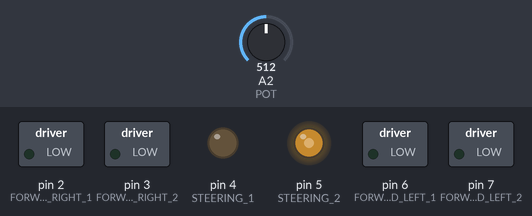
The sketch below on a simulated Arduino Uno, built with avr-gcc and run on an emulated ATmega328P. Shown: switched loads named in the sketch (green lamp = pin HIGH), output pins drawn as LEDs (lit = HIGH). The test bench sets the inputs (shaded band); at power-on: A2 (POT) = 512.

Above: at 1.2 s.
1.3 s: A2 (POT) set to 418
2.8 s: A2 (POT) set to 400
At 4.0 s:
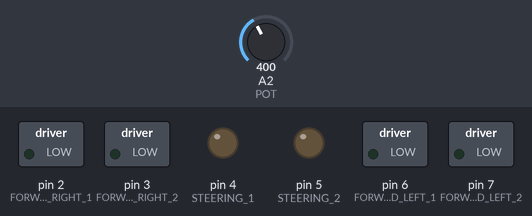
4.3 s: A2 (POT) set to 306
At 5.3 s:
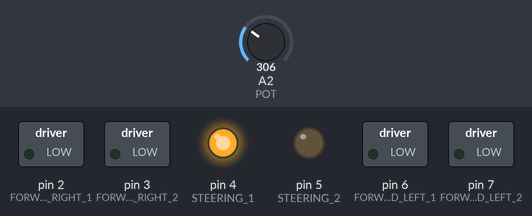
5.8 s: A2 (POT) set to 511
At 6.4 s:
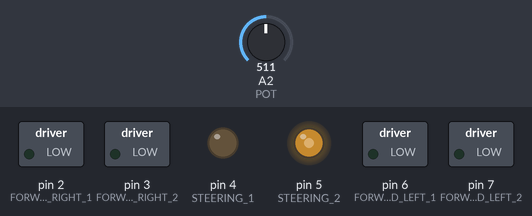
7.3 s: A2 (POT) set to 122
At 7.6 s:
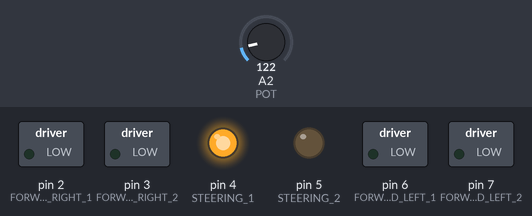
Timing chart, 0 to 9.8 s (numbered marks = the images above; inputs shaded):
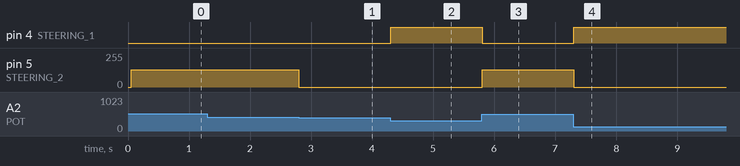

The sketch:

driving.ino
```cpp
// 최대 입력 문자 수
const unsigned int MAX_INPUT = 15;

// 핀 번호 변수
const int STEERING_1 = 4;
const int STEERING_2 = 5;
const int FORWARD_RIGHT_1 = 2;
const int FORWARD_RIGHT_2 = 3;
const int FORWARD_LEFT_1 = 6;
const int FORWARD_LEFT_2 =7;
const int POT = A2;

// 조향 속도 상수
const int STEERING_SPEED = 128;

// 가변저항 값 범위
const int resistance_most_left = 300;
const int resistance_most_right = 500;

// 조향 최대 단계 수 (한 쪽 기준)
const int MAX_STEERING_STEP = 5;

// 제어 상태 변수
int angle = 0, resistance = 0, mapped_resistance = 0;
int left_speed = 0, right_speed = 0;

// 명령 주기 제한 변수
unsigned long lastCommandTime = 0; // 마지막 명령 처리 시간
const unsigned int COMMAND_INTERVAL = 50; // 명령 처리 간 최소 대기 시간(ms)

// 통신 워치독 변수: 일정 시간 내 유효 명령이 없으면(노드 크래시/USB 분리 등) 차량을 정지시킨다.
unsigned long lastValidCommandTime = 0; // 마지막으로 유효 명령을 받은 시간
const unsigned int COMMAND_TIMEOUT = 500; // 이 시간(ms) 내 명령이 없으면 정지

// 함수 선언
void steerRight();
void steerLeft();
void maintainSteering();
void setLeftMotorSpeed(int speed);
void setRightMotorSpeed(int speed);
void processIncomingByte(const byte inByte);
void processData(const char *data);

void setup() {
    Serial.begin(115200);

    // 핀 모드 설정
    pinMode(POT, INPUT);
    pinMode(STEERING_1, OUTPUT);
    pinMode(STEERING_2, OUTPUT);
    pinMode(FORWARD_RIGHT_1, OUTPUT);
    pinMode(FORWARD_RIGHT_2, OUTPUT);
    pinMode(FORWARD_LEFT_1, OUTPUT);
    pinMode(FORWARD_LEFT_2, OUTPUT);

    lastValidCommandTime = millis();
}

void loop() {
    // 현재 시간 가져오기
    unsigned long currentTime = millis();

    // 직렬 데이터 처리
    while (Serial.available() > 0) {
        processIncomingByte(Serial.read());
    }

    // 통신 워치독: 지정 시간 내 유효 명령이 없으면 안전을 위해 속도를 0으로 강제한다.
    if (currentTime - lastValidCommandTime > COMMAND_TIMEOUT) {
        left_speed = 0;
        right_speed = 0;
    }

    // 일정 시간 간격으로만 제어 명령 실행
    if (currentTime - lastCommandTime >= COMMAND_INTERVAL) {
        // 포텐셔미터 값을 읽어 조향 계산
        resistance = analogRead(POT);
        mapped_resistance = map(resistance, resistance_most_left, resistance_most_right, -MAX_STEERING_STEP, MAX_STEERING_STEP + 1);

        // 조향 상태에 따라 동작 제어
        if (mapped_resistance == angle) {
            maintainSteering();
        } else if (mapped_resistance > angle) {
            steerLeft();
        } else {
            steerRight();
        }

        // 모터 속도 설정
        setLeftMotorSpeed(left_speed);
        setRightMotorSpeed(right_speed);

        // 마지막 명령 시간 갱신
        lastCommandTime = currentTime;
    }
}

// 조향 제어 함수
void steerRight() {
    analogWrite(STEERING_1, STEERING_SPEED);
    analogWrite(STEERING_2, LOW);
}

void steerLeft() {
    analogWrite(STEERING_1, LOW);
    analogWrite(STEERING_2, STEERING_SPEED);
}

void maintainSteering() {
    analogWrite(STEERING_1, LOW);
    analogWrite(STEERING_2, LOW);
}

// 모터 속도 설정 함수
void setLeftMotorSpeed(int speed) {
    if (speed > 0) {
        analogWrite(FORWARD_LEFT_1, speed);
        analogWrite(FORWARD_LEFT_2, LOW);
    } else {
        analogWrite(FORWARD_LEFT_1, LOW);
        analogWrite(FORWARD_LEFT_2, (-1) * speed);
    }
}

void setRightMotorSpeed(int speed) {
    if (speed > 0) {
        analogWrite(FORWARD_RIGHT_1, speed);
        analogWrite(FORWARD_RIGHT_2, LOW);
    } else {
        analogWrite(FORWARD_RIGHT_1, LOW);
        analogWrite(FORWARD_RIGHT_2, (-1) * speed);
    }
}

// 직렬 데이터 처리
void processIncomingByte(const byte inByte) {
    static char input_line[MAX_INPUT];
    static unsigned int input_pos = 0;

    switch (inByte) {
        case '\n':
            input_line[input_pos] = 0; // 종료 문자 추가
            processData(input_line);  // 데이터 처리
            input_pos = 0; // 버퍼 초기화
            break;

        case '\r':
            break; // 캐리지 리턴 무시

        default:
            if (input_pos < (MAX_INPUT - 1)) {
                input_line[input_pos++] = inByte;
            }
            break;
    }
}

// 데이터 패킷 처리
void processData(const char *data) {
    int sIndex = -1, lIndex = -1, rIndex = -1;

    // 명령 파싱
    for (int i = 0; data[i] != '\0'; i++) {
        if (data[i] == 's') sIndex = i;
        else if (data[i] == 'l') lIndex = i;
        else if (data[i] == 'r') rIndex = i;
    }

    if (sIndex != -1 && lIndex != -1 && rIndex != -1) {
        // 유효 명령 수신 → 워치독 타이머 갱신 (동일 명령이어도 통신은 살아있는 것)
        lastValidCommandTime = millis();

        int newAngle = atoi(data + sIndex + 1);
        int newLeftSpeed = atoi(data + lIndex + 1);
        int newRightSpeed = atoi(data + rIndex + 1);

        // 명령 값 업데이트 (중복 명령 무시)
        if (newAngle != angle || newLeftSpeed != left_speed || newRightSpeed != right_speed) {
            angle = newAngle;
            left_speed = newLeftSpeed;
            right_speed = newRightSpeed;

            // 조향 값 제한
            if (angle > MAX_STEERING_STEP) angle = MAX_STEERING_STEP;
            else if (angle < -MAX_STEERING_STEP) angle = -MAX_STEERING_STEP;
        }
    }
}
```

Measured:
- the behaviour switches between 410 and 409 on A2 (POT) (found by bisection; images 0 and 1)
- after the input at 1.3 s, every drawn part: stays the same
- after the input at 2.8 s, pin 5 (STEERING_2): 128/255 → 0/255 at once
- after the input at 4.3 s, pin 4 (STEERING_1): LOW → HIGH at once
- after the input at 5.8 s, pin 4 (STEERING_1): HIGH → LOW at once; pin 5 (STEERING_2): 0/255 → 128/255 at once
- after the input at 7.3 s, pin 4 (STEERING_1): LOW → HIGH at once; pin 5 (STEERING_2): 128/255 → 0/255 at once
